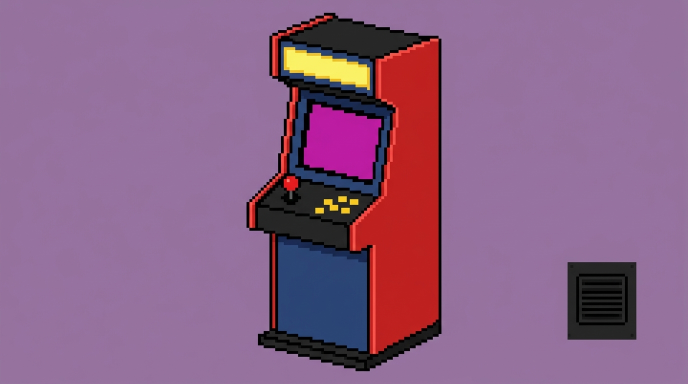
#> input picture tools/img2threejs-work/arcade_cabinet/front.png, 1376 x 768 px (shown at 1/2 size)
$ python extract_fittings.py ../img2threejs-work/arcade_cabinet
#> lines starting #> are read from the running program, lines starting #| are printed output that depends on the picture
#!/usr/bin/env python3
"""Cut a prop's fittings out of its elevation, with an anchor rule for each.

    python3 tools/authoring/extract_fittings.py work/ps1 --face front

Authoring tool. NOT a build, CI or runtime dependency.

WHY. A nine-sliced panel resizes without smearing, but only the PANEL does.
Everything sitting on it -- a marquee, a screen, a control deck, a coin door --
must keep its real size and move to stay where it belongs, which is what
style.js's screws() already does by hand: "always the same size, always the
same inset from the corner. Inset is in world units, so a bigger panel gets
its screws in the same place relative."

This derives that rule for every fitting instead of one.

WHY NOT ASK THE IMAGE MODEL FOR VARIANTS. The obvious way to learn each
fitting's behaviour is to have Nano Banana redraw the prop bigger and diff the
two. Measured, it does not work: asked for the same cabinet noticeably taller
with its fittings unchanged, it returned the IDENTICAL aspect ratio (0.421) at
2.73x scale -- the same picture, larger, screen and all. It is reliable at
drawing one part and unreliable at redrawing a whole prop to a spec, which is
the same conclusion nano_atlas.py reached ("one tile per prompt rather than
one labelled kit sheet").

So the rules come from ONE elevation, by arithmetic:

  BASE      the dominant colour is the panel; everything else is a fitting
  FITTINGS  connected blobs of not-base, dilated so a multi-coloured feature
            (a screen full of game art) comes out as one fitting rather than
            forty
  ANCHOR    which corner or edge each fitting is nearest, in thirds
  OFFSET    its distance from that anchor, in units of the ORIGINAL height,
            which are world units and do not change when the prop resizes

And the decal images are cut straight from the elevation, so they match the
prop exactly and cost nothing to make.
"""
import argparse
import json
from collections import Counter
from pathlib import Path

from PIL import Image


def object_crop(path):
    im = Image.open(path).convert("RGB")
    w, h = im.size
    px = im.load()
    bg = Counter([px[0, 0], px[w - 1, 0], px[0, h - 1], px[w - 1, h - 1]]).most_common(1)[0][0]

    def is_bg(c):
        return sum(abs(a - b) for a, b in zip(c, bg)) < 40

    xs = [x for x in range(w) if any(not is_bg(px[x, y]) for y in range(0, h, 2))]
    ys = [y for y in range(h) if any(not is_bg(px[x, y]) for x in range(0, w, 2))]
    return im.crop((xs[0], ys[0], xs[-1] + 1, ys[-1] + 1)), bg


def base_colour(ob, colours=12):
    q = ob.quantize(colors=colours, method=Image.MEDIANCUT).convert("RGB")
    px = q.load()
    c = Counter(px[x, y] for x in range(ob.width) for y in range(ob.height))
    return q, c.most_common(1)[0][0]


def bands_of_detail(ob, quantile=0.55, min_rows=0.02):
    """Fittings as BANDS OF ROWS that are not plain.

    Colour blobs do not work on this art and the palette says why: the base
    panel is a family of browns 5..43 apart, while a dark outline network at
    89..141 runs around every feature and joins them all into one blob at any
    threshold. But the row-difference signal that nine_slice.py uses already
    separates plain from detailed by an order of magnitude, and a cabinet's
    fittings ARE horizontal bands -- marquee, screen, control deck, coin door.
    So segment by that instead: contiguous runs of high-difference rows are
    fittings, the low-difference runs between them are panel.
    """
    W, H = ob.size
    px = ob.load()
    diff = []
    for y in range(H - 1):
        sdif = sum(abs(px[x, y][c] - px[x, y + 1][c])
                   for x in range(0, W, 2) for c in range(3))
        diff.append(sdif / max(1, (W // 2) * 3))
    k = max(1, H // 60)
    sm = [sum(diff[max(0, i - k):i + k + 1]) / len(diff[max(0, i - k):i + k + 1])
          for i in range(len(diff))]
    thresh = sorted(sm)[int(quantile * (len(sm) - 1))]
    runs, start = [], None
    for i, v in enumerate(sm + [-1.0]):
        if v > thresh and start is None:
            start = i
        elif v <= thresh and start is not None:
            if i - start >= min_rows * H:
                runs.append((start, i))
            start = None
    return runs


def cols_of_detail(ob, y0, y1, quantile=0.55, min_cols=0.06):
    """Column-localised features inside a band of rows.

    A row scan alone misses anything that is plain ALONG a row: the coin door
    is a big flat rectangle centred on the lower panel, so its interior has
    almost no row-to-row change and it fell into the "plain" gap -- which then
    became the repeating base tile, and a wider cabinet came out with two coin
    doors on it. Scanning columns inside each gap finds it.
    """
    W = ob.width
    px = ob.load()
    diff = []
    for x in range(W - 1):
        sdif = sum(abs(px[x, y][c] - px[x + 1, y][c])
                   for y in range(y0, y1, 2) for c in range(3))
        diff.append(sdif / max(1, ((y1 - y0) // 2) * 3))
    k = max(1, W // 40)
    sm = [sum(diff[max(0, i - k):i + k + 1]) / len(diff[max(0, i - k):i + k + 1])
          for i in range(len(diff))]
    thresh = sorted(sm)[int(quantile * (len(sm) - 1))]
    runs, start = [], None
    for i, v in enumerate(sm + [-1.0]):
        if v > thresh and start is None:
            start = i
        elif v <= thresh and start is not None:
            if i - start >= min_cols * W:
                runs.append((start, i))
            start = None
    # MERGE NEARBY RUNS. A coin door is a flat rectangle: its two vertical
    # EDGES are high-difference and its middle is not, so the scan returned
    # the edges as two thin slivers and the door itself as background. Joining
    # runs separated by less than a fitting's width recovers the whole part.
    merged = []
    for r in runs:
        if merged and r[0] - merged[-1][1] < 0.18 * W:
            merged[-1] = (merged[-1][0], r[1])
        else:
            merged.append(r)
    return merged


def extent_of(ob, y0, y1, base, tol, step=2):
    """Horizontal extent of the non-panel pixels inside a band."""
    px = ob.load()
    xs = [x for x in range(0, ob.width, step)
          for y in range(y0, y1, step)
          if sum(abs(a - b) for a, b in zip(px[x, y], base)) > tol]
    if not xs:
        return 0, ob.width
    return min(xs), min(ob.width, max(xs) + step)


def blobs(mask, W, H, step, dilate):
    """Connected components of a boolean grid, with dilation to merge a
    multi-coloured feature into one fitting."""
    grid = [[False] * H for _ in range(W)]
    for (x, y) in mask:
        for dx in range(-dilate, dilate + 1):
            for dy in range(-dilate, dilate + 1):
                a, b = x + dx, y + dy
                if 0 <= a < W and 0 <= b < H:
                    grid[a][b] = True
    seen = [[False] * H for _ in range(W)]
    out = []
    for sx in range(W):
        for sy in range(H):
            if not grid[sx][sy] or seen[sx][sy]:
                continue
            stack = [(sx, sy)]
            seen[sx][sy] = True
            xs, ys, n = [], [], 0
            while stack:
                x, y = stack.pop()
                xs.append(x); ys.append(y); n += 1
                for dx, dy in ((1, 0), (-1, 0), (0, 1), (0, -1)):
                    a, b = x + dx, y + dy
                    if 0 <= a < W and 0 <= b < H and grid[a][b] and not seen[a][b]:
                        seen[a][b] = True
                        stack.append((a, b))
            out.append((n, min(xs), min(ys), max(xs) + 1, max(ys) + 1))
    out.sort(reverse=True)
    return out


def anchor_of(cu, cv, u0, u1, v0=0.0, v1=0.0, span=0.45):
    """Nearest edge, plus a size mode per axis.

    Thirds were wrong. On this cabinet the screen and the control deck sit a
    little above mid-height, so a thirds rule called them "middle" and let them
    float with the centre -- meaning a taller cabinet would drift them down
    away from the marquee they belong to. Every one of them hangs off the TOP
    assembly at a fixed drop while the plain lower panel takes the change, and
    "nearest edge" says so directly.

    Horizontally these fittings SPAN the cabinet, so a point anchor is the
    wrong idea: a marquee on a wider cabinet is wider. It gets a 1D nine-slice
    instead -- ends fixed, middle stretched -- which is the trim case, and the
    same reason nano_atlas.py insists a tile's border sit on the image edge.
    """
    # symmetric on both axes: a fitting that spans an axis is trim on that
    # axis and gets a 1D nine-slice; one that does not is anchored to the
    # nearer edge at a fixed real size. The cabinet's side rails span the
    # HEIGHT, so without the vertical case a taller cabinet grew a body its
    # own edging no longer reached.
    ax = "span" if (u1 - u0) >= span else ("left" if cu <= 0.5 else "right")
    ay = "span" if (v1 - v0) >= span else ("top" if (1 - cv) <= cv else "bottom")
    mu = "slice" if ax == "span" else "fixed"
    mv = "slice" if ay == "span" else "fixed"
    return ax, ay, mu, mv


def main():
    ap = argparse.ArgumentParser()
    ap.add_argument("sheet_dir")
    ap.add_argument("--face", default="front")
    ap.add_argument("--step", type=int, default=3)
    ap.add_argument("--dilate", type=int, default=2)
    ap.add_argument("--quantile", type=float, default=0.55,
                    help="share of rows treated as plain panel")
    ap.add_argument("--tol", type=int, default=60,
                    help="colour distance from the base panel that counts as a fitting")
    args = ap.parse_args()

    d = Path(args.sheet_dir)
    ob, _ = object_crop(d / f"{args.face}.png")
#> in object_crop, im is the input picture: PIL image 1376x768 RGB; mean R, G, B 138.5, 97.1, 134.3
#> in object_crop, `bg = Counter([px[0, 0], px[w - 1, 0], px[0, h - 1], px[w - 1, h - 1]])..`: bg = (150, 114, 158)
#> in object_crop, `xs = [x for x in range(w) if any(not is_bg(px[x, y]) for y in range(0,..`: xs = 528 values from 493 to 1272
#> in object_crop, `ys = [y for y in range(h) if any(not is_bg(px[x, y]) for x in range(0,..`: ys = 718 values from 25 to 742
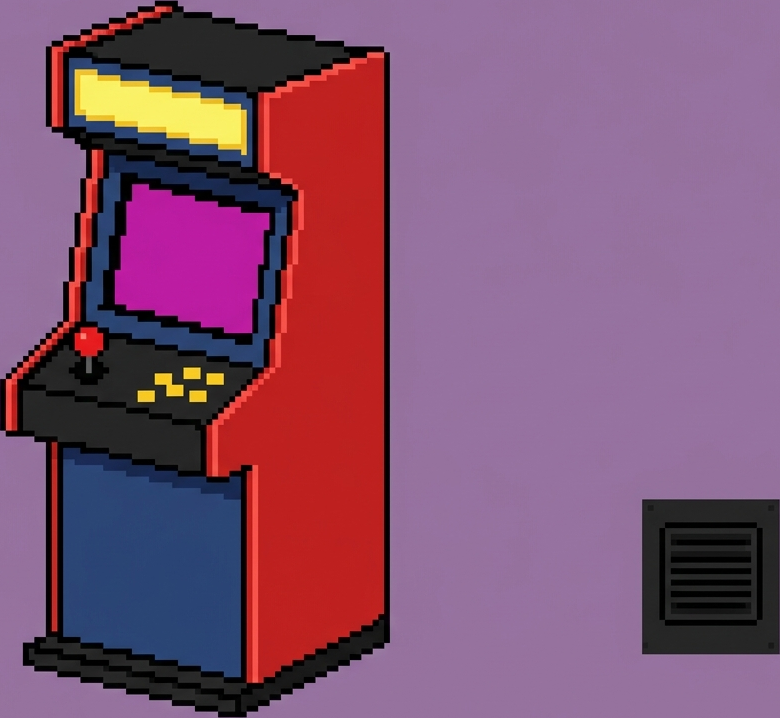
#> ob: PIL image 780x718 RGB; mean R, G, B 128.6, 82.5, 113
    q, base = base_colour(ob)
#> in base_colour, `q = ob.quantize(colors=colours, method=Image.MEDIANCUT).convert("RGB")`:
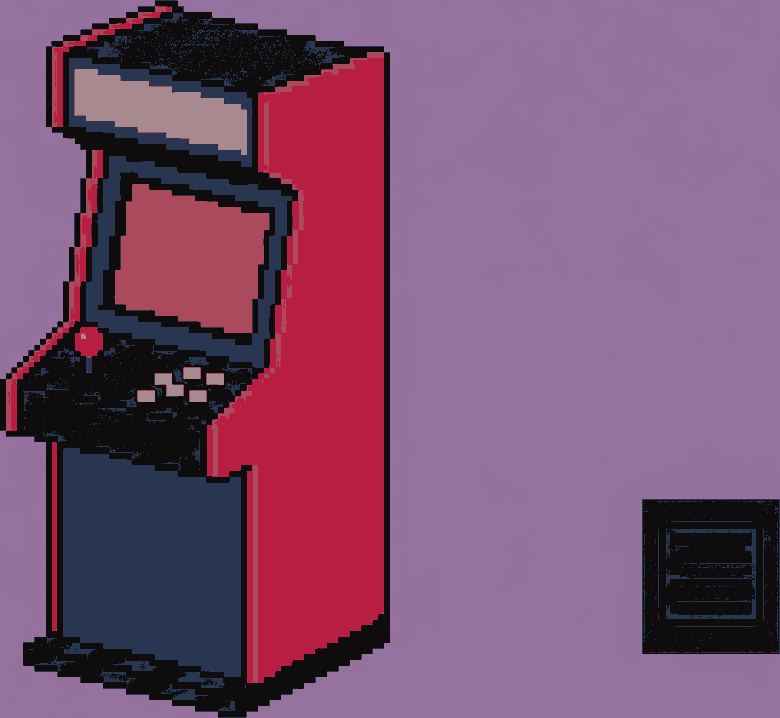
#> q: PIL image 780x718 RGB; mean R, G, B 123.9, 79.7, 113.6
#> in base_colour, `c = Counter(px[x, y] for x in range(ob.width) for y in range(ob.height))`: c = 12 items
#> base = (150, 114, 160)
    qp = q.load()
    runs = bands_of_detail(ob, args.quantile)
#> the loop in bands_of_detail, `for y in range(H - 1):` made 717 passes
#> sdif on passes 1 to 3: 3631, 737, 881
#> after the loop in bands_of_detail, `for y in range(H - 1):`: diff = 717 values, max 19.43 at index 653, min 0.415 at index 525, mean 1.85
#> in bands_of_detail, `sm = [sum(diff[max(0, i - k):i + k + 1]) / len(diff[max(0, i - k):i + ..`: sm = 717 values, max 3.59 at index 662, min 0.754 at index 250, mean 1.85
#> in bands_of_detail, `thresh = sorted(sm)[int(quantile * (len(sm) - 1))]`: thresh = 1.86
#> the loop in bands_of_detail, `for i, v in enumerate(sm + [-1.0]):` made 718 passes
#> v on passes 1 to 12: 2.34, 2.35, 2.26, 2.17, 2.1, 2.14, 2.61, 2.55, 2.47, 2.39, 2.34, 2.5
#> after the loop in bands_of_detail, `for i, v in enumerate(sm + [-1.0]):`: runs = [(0, 103), (120, 160), (169, 196), (315, 402), (642, 705)]
    # mine the plain gaps for column-localised fittings (the coin door)
    extra, prev = [], 0
    for (a, b) in runs + [(ob.height, ob.height)]:
        if a - prev > 0.05 * ob.height:
            for (cx0, cx1) in cols_of_detail(ob, prev, a):
                extra.append((prev, a, cx0, cx1))
        prev = b
#> this loop made 6 passes
#> (a, b, prev) on passes 1, 2, 3, 6: (0, 103, 103), (120, 160, 160), (169, 196, 196), (718, 718, 718)
#> (a, b, prev) on passes 4 to 5: (315, 402, 402), (642, 705, 705)
#> after the loop, extra = [(196, 315, 39, 410), (402, 642, 0, 409), (402, 642, 622, 684)]
    kit = d / "fittings"
    kit.mkdir(exist_ok=True)
    out = []
    items = [(y0, y1, None, None) for (y0, y1) in runs] + extra
#> items = 8 items
    for i, (py0, py1, cx0, cx1) in enumerate(items):
        if cx0 is None:
            px0, px1 = extent_of(ob, py0, py1, base, args.tol)
        else:
            px0, px1 = cx0, cx1
            # tighten the band to the feature's own rows
            pxl = ob.load()
            ys = [y for y in range(py0, py1)
                  if any(sum(abs(a - b) for a, b in zip(pxl[x, y], base)) > args.tol
                         for x in range(px0, px1, 2))]
            if ys:
                py0, py1 = ys[0], ys[-1] + 1
        if px1 - px0 < 4 or py1 - py0 < 4:
            continue
        # normalised to the FACE, with v measured up from the floor
        u0, u1 = px0 / ob.width, px1 / ob.width
        v0, v1 = 1 - py1 / ob.height, 1 - py0 / ob.height
        cu, cv = (u0 + u1) / 2, (v0 + v1) / 2
        ax, ay, mu, mv = anchor_of(cu, cv, u0, u1, v0, v1)
        # offset from the anchor, in units of the object's own height so the
        # number is a world size rather than a fraction of a changing face
        asp = ob.width / ob.height
        ou = {"left": u0, "right": 1 - u1, "span": u0, "center": cu - 0.5}[ax] * asp
        ov = {"bottom": v0, "top": 1 - v1, "span": v0, "middle": cv - 0.5}[ay]
        name = f"{args.face}_{i:02d}"
        ob.crop((px0, py0, px1, py1)).save(kit / f"{name}.png")
        out.append({
            "name": name, "face": args.face, "image": f"fittings/{name}.png",
            "anchor": [ax, ay], "mode": [mu, mv],
            "offset": [round(ou, 4), round(ov, 4)],
            "size": [round((u1 - u0) * asp, 4), round(v1 - v0, 4)],
            "area": round((px1 - px0) * (py1 - py0) / (ob.width * ob.height), 4),
            "_py0": py0, "_py1": py1, "_px0": px0, "_px1": px1,
        })
#> this loop made 8 passes
#> (cx0, cx1, px0, px1, u0, u1) on passes 1 to 8: (None, None, 46, 390, 0.059, 0.5), (None, None, 46, 390, 0.059, 0.5), (None, None, 80, 390, 0.103, 0.5), (None, None, 0, 390, 0, 0.5), (None, None, 22, 780, 0.0282, 1), (39, 410, 39, 410, 0.05, 0.526), (0, 409, 0, 409, 0, 0.524), (622, 684, 622, 684, 0.797, 0.877)
#> pass 1, in main, `ob.crop((px0, py0, px1, py1)).save(kit / f"{name}.png")`:
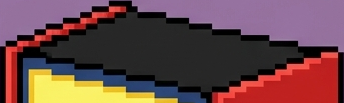
#> saved as front_00.png: PIL image 344x103 RGB; mean R, G, B 104.4, 70.7, 73.2
#> pass 2, in main, `ob.crop((px0, py0, px1, py1)).save(kit / f"{name}.png")`:
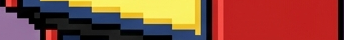
#> saved as front_01.png: PIL image 344x40 RGB; mean R, G, B 137.6, 74.4, 57.7
#> after the loop, out = 8 items

    # THE BASE TILE. Everything not in a detail band is plain panel, and the
    # renderer repeats it rather than stretching it, so the prop can grow on
    # any axis without the material smearing. Take the tallest plain gap.
    used = [(f["_py0"], f["_py1"], f["_px0"], f["_px1"]) for f in out]
#> used = [(0, 103, 46, 390), (120, 160, 46, 390), (169, 196, 80, 390), (315, 402, 0, 390), (642, 705, 22, 780), (196, 315, 39, 410), (402, 642, 0, 409), (499, 642, 622, 684)]
    gaps, prev = [], 0
    for (a, b) in runs + [(ob.height, ob.height)]:
        if a - prev > 8:
            gaps.append((prev, a))
        prev = b
#> this loop made 6 passes
#> (a, b, prev) on passes 1 to 6: (0, 103, 103), (120, 160, 160), (169, 196, 196), (315, 402, 402), (642, 705, 705), (718, 718, 718)
#> after the loop, gaps = [(103, 120), (160, 169), (196, 315), (402, 642), (705, 718)]
    base_png = None
    if gaps:
        g0, g1 = max(gaps, key=lambda g: g[1] - g[0])
#> g0 = 402; g1 = 642
        # inside that gap, take a column range no fitting occupies -- otherwise
        # the tile carries a coin door and every repeat stamps another one
        blocked = set()
        for (a, b, c, e) in used:
            if not (b <= g0 or a >= g1):
                blocked.update(range(max(0, c - 2), min(ob.width, e + 2)))
#> this loop made 8 passes
#> after the loop, blocked = 477 items
        free, run, start = [], None, None
        for x in range(ob.width):
            if x not in blocked and start is None:
                start = x
            elif x in blocked and start is not None:
                free.append((start, x)); start = None
#> after the loop, free = [(411, 620)]; start = 686
        if start is not None:
            free.append((start, ob.width))
        c0, c1 = max(free, key=lambda r: r[1] - r[0]) if free else (0, ob.width)
#> c0 = 411; c1 = 620
        ob.crop((c0, g0, c1, g1)).save(d / "base.png")
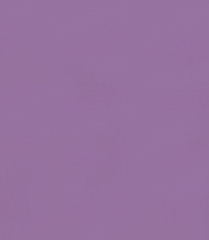
#> saved as base.png: PIL image 209x240 RGB; mean R, G, B 150, 113.8, 159.1
        base_png = "base.png"
        print(f"  base tile: rows {g0}..{g1} x cols {c0}..{c1} "
              f"({c1-c0}x{g1-g0}px of plain panel) -> base.png")
#|   base tile: rows 402..642 x cols 411..620 (209x240px of plain panel) -> base.png

    man = {"face": args.face, "aspect": round(ob.width / ob.height, 4),
           "base_tile": base_png,
           "base": "#%02x%02x%02x" % base, "fittings": out}
    (d / f"fittings_{args.face}.json").write_text(json.dumps(man, indent=1))
    print(f"{args.face}: object {ob.width}x{ob.height}, base {man['base']}, "
          f"{len(out)} fittings")
#| front: object 780x718, base #9672a0, 8 fittings
    print(f"  {'name':14} {'anchor':16} {'offset u,v':>16} {'size w,h':>16}")
    for f in out:
        print(f"  {f['name']:14} {f['anchor'][0]+'/'+f['anchor'][1]+' '+f['mode'][0]:16} "
              f"{f['offset'][0]:7.3f},{f['offset'][1]:7.3f} "
              f"{f['size'][0]:7.3f},{f['size'][1]:7.3f}")
#> this loop made 8 passes
#|   front_00       left/top fixed     0.064,  0.000   0.479,  0.143
#|   front_01       left/top fixed     0.064,  0.167   0.479,  0.056
#|   front_02       left/top fixed     0.111,  0.235   0.432,  0.038
#|   front_03       span/top slice     0.000,  0.439   0.543,  0.121
#|   front_04       span/bottom slice   0.031,  0.018   1.056,  0.088
#|   front_05       span/top slice     0.054,  0.273   0.517,  0.166
#|   front_06       span/bottom slice   0.000,  0.106   0.570,  0.334
#|   front_07       right/bottom fixed   0.134,  0.106   0.086,  0.199
    print(f"wrote {d / f'fittings_{args.face}.json'} and {kit}/")


if __name__ == "__main__":
    main()
